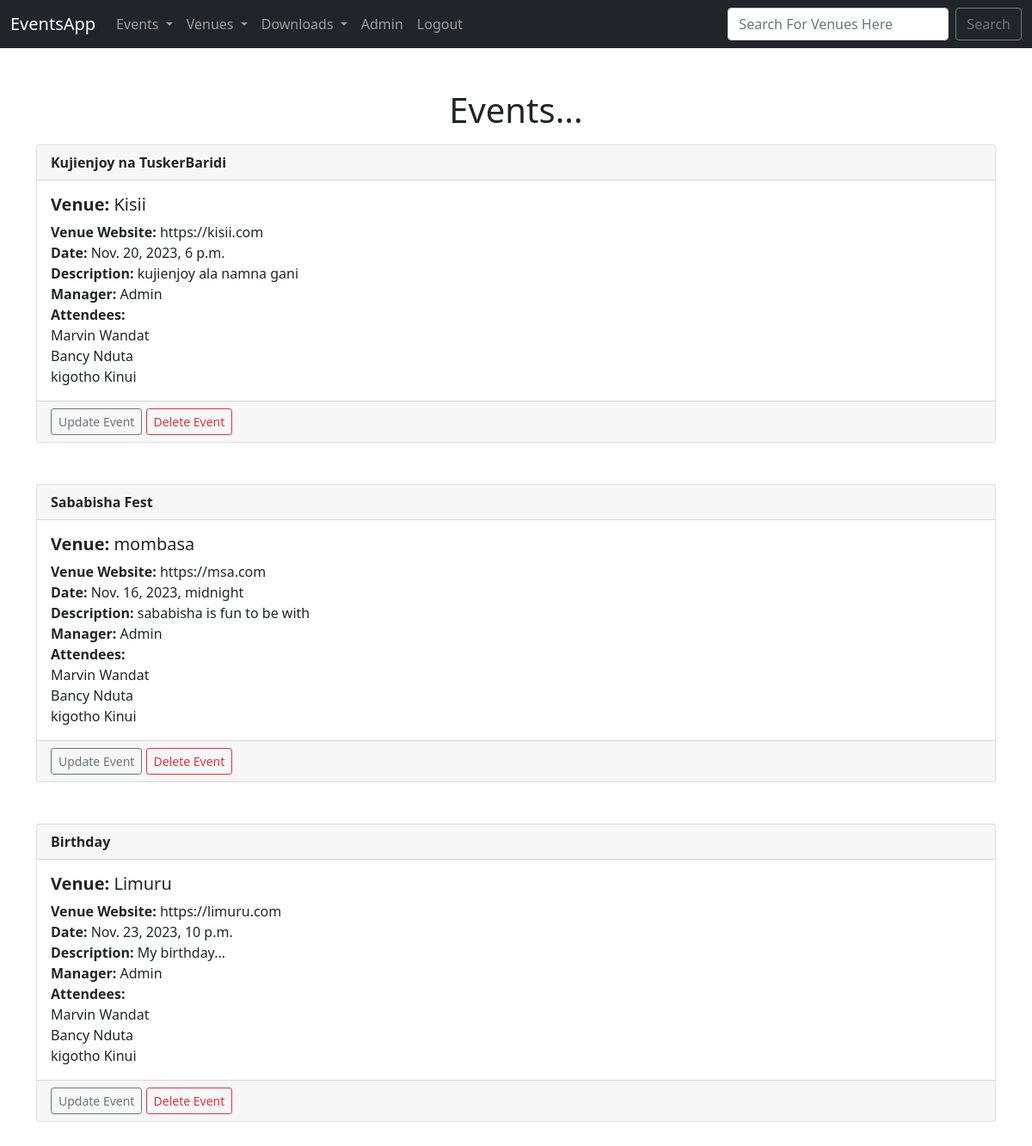
/my_events/ (signed in), run on an earlier commit of the app's database.
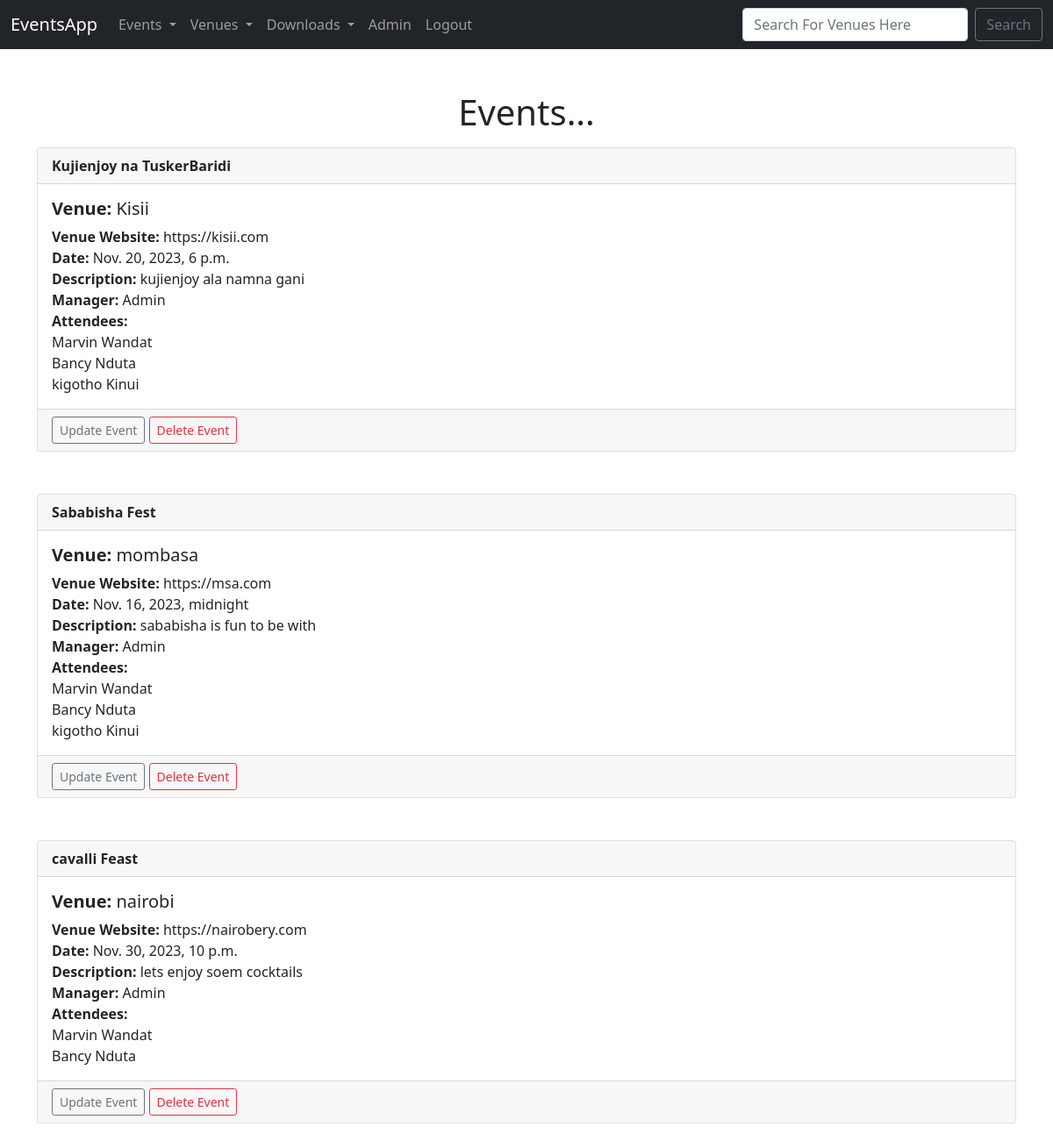
And on a later commit of the database.
### events/models.py (models this page shows, shortened)
class Event(models.Model):
    name = models.CharField(max_length=100)
    date = models.DateTimeField()
    description = models.TextField(null=True,blank=True)
    venue = models.ForeignKey(Venue,blank=True,null=True,on_delete=models.CASCADE)
    manager = models.ForeignKey(User,blank=True,null=True,on_delete=models.SET_NULL)
    attendees = models.ManyToManyField(EventUser,blank=True)
    is_approved=models.BooleanField(default=False)
    def __str__(self):
        return self.name

class Venue(models.Model):
    name = models.CharField(max_length=100)
    address = models.CharField(max_length=100)
    zipcode= models.CharField(max_length=50)
    email = models.EmailField(null=True,blank=True)
    web = models.URLField(null=True,blank=True)
    phone = models.CharField(max_length=20,null=True,blank=True)
    owner = models.IntegerField(blank=False,default=1)
    venue_img=models.ImageField(null=True,blank=True,upload_to="images/")
    def __str__(self):
        return self.name

class EventUser(models.Model):
    first_name=models.CharField(max_length=100)
    last_name=models.CharField(max_length=100)
    email_adress= models.EmailField(max_length=100)
    def __str__(self):
        return self.first_name + " " + self.last_name

### events/views.py (the view)
# urls.py: path("my_events/",views.my_events,name="my_events"),
def my_events(request):
    events = Event.objects.filter(attendees=request.user.id)
    return render(request,"events/my_events.html",{"events":events})

### events/templates/events/my_events.html
{% extends "events/layout.html" %} {% block content %} <br />
{% if user.is_authenticated %}
<h1 class="text-center mb-3">Events...</h1>
{% if events|length < 1 %}
<h2 class="text-center">No events Available...</h2>
{% else %} {% for event in events %}
<div class="card">
  <div class="card-header"><strong> {{ event }} </strong></div>
  <div class="card-body">
    <h5 class="card-title"><strong> Venue: </strong> {{ event.venue }}</h5>
    <p class="card-text">
      <strong>Venue Website:</strong> {{ event.venue.web }} <br />
      <strong>Date:</strong> {{ event.date }} <br />
      <strong>Description:</strong> {{ event.description }} <br />
      <strong>Manager:</strong> {{ event.manager }} <br />
      <strong> Attendees:</strong> <br />
      {% for user in event.attendees.all %} {{ user }} <br />
      {% endfor %}
    </p>
  </div>
  {% if user.is_authenticated %} {% if user == event.manager %}
  <div class="card-footer text-muted">
    <a
      href="{% url 'update_event' event.id %}"
      class="btn btn-outline-secondary btn-sm"
      >Update Event</a
    >
    <a
      href="{% url 'delete_event' event.id %}"
      class="btn btn-outline-danger btn-sm"
      >Delete Event</a
    >
  </div>
  {% endif %} {% endif %}
</div>
<br />
<br />
{% endfor %} {% endif %}{% endif %}{% endblock %}

### events/templates/events/layout.html (shortened to what this page needs)
<!DOCTYPE html>
<html lang="en">
  <head>
    <link
      href="https://cdn.jsdelivr.net/npm/bootstrap@5.0.2/dist/css/bootstrap.min.css"
      rel="stylesheet"
    />
  </head>
  <body>
    {% include 'events/navbar.html' %}
    <br>
    <div class="container">
      {% block content %} {% endblock %}
  </body>
</html>

### events/templates/events/navbar.html (shortened to what this page needs)
<nav class="navbar navbar-expand-lg navbar-dark bg-dark">
  <div class="container-fluid">
    <a class="navbar-brand" href="{% url 'home' %}">EventsApp</a>
    <div class="collapse navbar-collapse" id="navbarSupportedContent">
      <ul class="navbar-nav me-auto mb-2 mb-lg-0">
        <li class="nav-item dropdown">
          <a
            class="nav-link dropdown-toggle"
            href="#"
            id="navbarDropdown"
            role="button"
            data-bs-toggle="dropdown"
            aria-expanded="false"
          >
            Events
          </a>
        </li>
        <li class="nav-item dropdown">
          <a
            class="nav-link dropdown-toggle"
            href="#"
            id="navbarDropdown"
            role="button"
            data-bs-toggle="dropdown"
            aria-expanded="false"
          >
            Venues
          </a>
        </li>
        <li class="nav-item dropdown">
          <a
            class="nav-link dropdown-toggle"
            href="#"
            id="navbarDropdown"
            role="button"
            data-bs-toggle="dropdown"
            aria-expanded="false"
          >
            Downloads
          </a>
        </li>
         {% if user.is_authenticated %}
        <br />
        {% if user.is_superuser %}
        <li class="nav-item">
          <a class="nav-link" href="{% url 'admin_approval'  %}">Admin</a>
        </li>
        {% endif %}
        <li class="nav-item">
          <a class="nav-link" href="{% url 'logout_user'  %}">Logout</a>
        </li>
        {% endif %}
      </ul>
      <form class="d-flex" action="{% url 'searched_venues' %}" method="POST">
        <input
          class="form-control me-2"
          type="search"
          placeholder="Search For Venues Here"
          aria-label="Search"
          name="searched_venues"
          required
        />
        <button class="btn btn-outline-secondary" type="submit">Search</button>
      </form>
    </div>
  </div>
</nav>

What changed in the data, as far as the page shows it:
no longer on this page (row unchanged): Event: name "Birthday", venue "Limuru", venue.web "https://limuru.com", date "Nov. 23, 2023, 10 p.m.", description "My birthday...", manager "Admin", shows "Update Event", EventUser (first_name+last_name "Marvin Wandat"), EventUser (first_name+last_name "Bancy Nduta"), EventUser (first_name+last_name "kigotho Kinui")
added Event: name "cavalli Feast", venue "nairobi", venue.web "https://nairobery.com", date "Nov. 30, 2023, 10 p.m.", description "lets enjoy soem cocktails", manager "Admin", shows "Update Event", EventUser (first_name+last_name "Marvin Wandat"), EventUser (first_name+last_name "Bancy Nduta")
